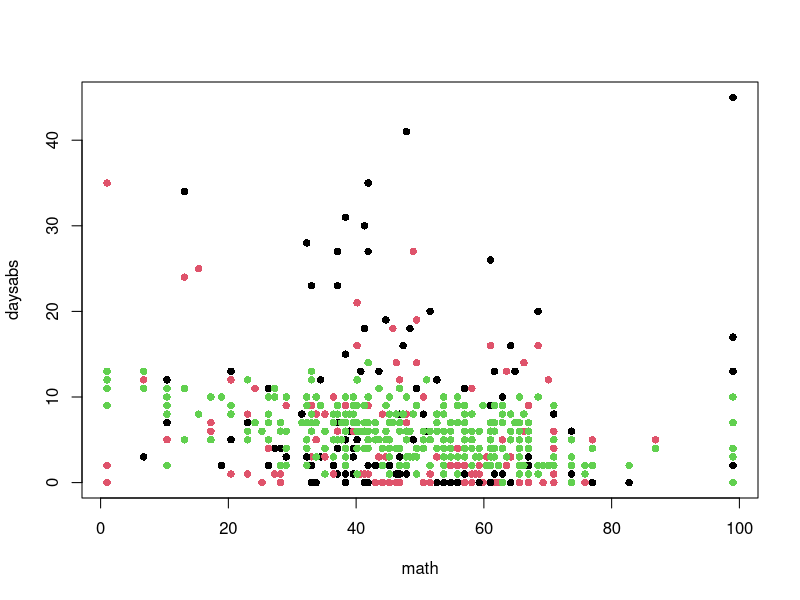
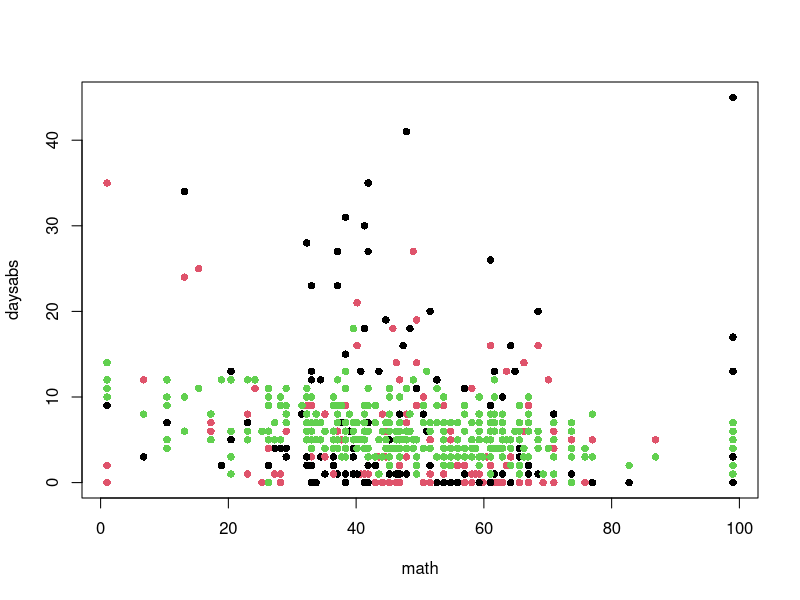

The R source for these figures, in order:
schul.data = read.csv("schule.csv")
head(schul.data)

# Zielgroesse: daysabs
#   daysabs ~ Poisson(mue_i)
# Modell 0: daysabs ~ 1
# Modell 1: daysabs ~ 1 + male
# Modell 2: daysabs ~ 1 + male + math
# Modell 3: daysabs ~ 1 + male + math + male:math

m0 = glm(daysabs~1,data=schul.data, family = poisson)
m1 = glm(daysabs~1 + male,data=schul.data, family = poisson)
m2 = glm(daysabs~1 + male + math,data=schul.data, family = poisson)
m3 = glm(daysabs~1 + male + math + male:math,data=schul.data, family = poisson)

anova(m0,m1,m2,m3,test="LRT")

summary(m3)

### Simulation von Poissonverteilungen
y.pseudo = rpois(316, lambda = predict(m3, type = "response"))

plot(daysabs~math, data = schul.data, pch=16, col=male+1)
points(schul.data$math,y.pseudo, pch=16, col=3)

# Ansatz, dass es eine Poissonverteilung ist ist falsch -> bzw beschreibt den Datensatz nicht korrekt
# Diskrete Verteilung -> Negative Binomilverteilung
# Interssant ist die Tatsache, dass  Negative Binomilverteilung in der Lage ist Daten zu beschreiben 
# wo die Varianz groesser ist als der Erwartungswert

# Negative Binomilverteilung
require(MASS)

# daysabs~neg.Binomial
m0 = glm.nb(daysabs~1,data=schul.data)
m1 = glm.nb(daysabs~1 + male,data=schul.data)
m2 = glm.nb(daysabs~1 + male + math,data=schul.data)
m3 = glm.nb(daysabs~1 + male + math + male:math,data=schul.data)

# Ueberschreibungswahrscheinlichkeit groesser als 0.05 zwischen 3 und 4 also keinen Gewinn durch m3
anova(m0,m1,m2,m3,test="LRT")

summary(m2)

### Simulation von Negative Binomilverteilung
y.nb = rpois(316, lambda = predict(m2, type = "response"))
# Null deviance: 371.56  on 315  degrees of freedom
# Residual deviance: 357.06  on 313  degrees of freedom
# Sehr aehnlich

plot(daysabs~math, data = schul.data, pch=16, col=male+1)
points(schul.data$math,y.nb, pch=16, col=3)
